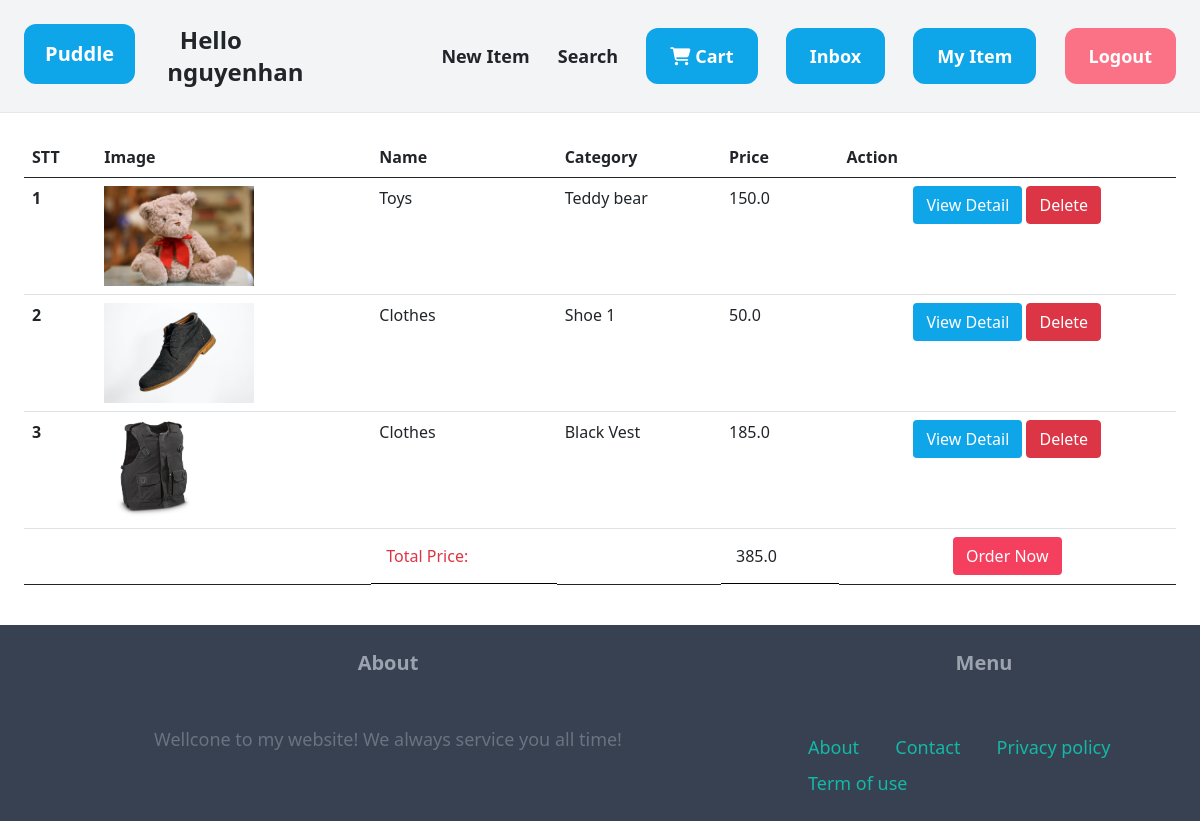
The app's page /items/cart/ (signed in) with its own data.
### item/models.py (models this page shows, shortened)
class Item(models.Model):
    category = models.ForeignKey(Category, related_name='items' ,on_delete=models.CASCADE)
    name = models.CharField(max_length=255)
    description = models.TextField(blank=True , null=True)
    price = models.FloatField()
    is_sold = models.BooleanField(default=False)
    image = models.ImageField(upload_to='items_image', blank=True,null=True)
    created_by = models.ForeignKey(User , related_name='items',on_delete=models.CASCADE)
    created_at = models.DateTimeField(auto_now_add=True)

class Category(models.Model):
    name = models.CharField(max_length=255)
    class Meta:
        ordering = ('name',) # Sắp xếp theo tên
        verbose_name_plural = 'Categories' # Thay đổi lại tên hiển thị trong adminpage
    def __str__(self):
        return self.name

### item/views.py (the view)
# urls.py: path('cart/' , views.cart , name = 'cart'),
@login_required
def cart(request):
    cart = Cart.objects.filter(user = request.user)[0]
    items = cart.items.all()
    total_price = sum([x.price for x in items])
    stt = range(1 , len(items) + 1)
    items = zip(items, stt)
    return render(request, 'item/cart.html' , {
        'cart' : cart,
        'items' : items,
        'total_price' : total_price
    })

### item/templates/item/cart.html (shortened to what this page needs)
{% extends 'core/base.html' %}
{% block content %}
  <table class="table">
    <thead>
      <tr>
        <th scope="col">STT</th>
        <th scope="col">Image</th>
        <th scope="col">Name</th>
        <th scope="col">Category</th>
        <th scope="col">Price</th>
        <th scope="col">Action</th>
      </tr>
    </thead>
    <tbody id="tbody">
      {% for item, stt in items %}
        <tr>
          <th scope="row">{{ stt }}</th>
          <td class="text-center">
            <img style=" height: 100px;" src="{{ item.image.url }}" />
          </td>
          <td>{{ item.category }}</td>
          <td>{{ item.name }}</td>
          <td>{{ item.price }}</td>
          <td class="text-center">
            <a class="btn bg-sky-500 text-center text-white" href="{% url 'item:detail' item.id %}">View Detail</a>
            <button data-item-id="{{ stt }}" class="delete-item btn btn-danger text-center text-white">Delete</button>
          </td>
        </tr>
      {% endfor %}
      <tr class="">
        <th scope="row"></th>
        <td></td>
        <td style="padding: 15px; border-bottom-color: black;" class="text-danger d-block">Total Price:</td>
        <td></td>
        <td style="padding: 15px; border-bottom-color: black;" class="d-block" id="price">{{ total_price }}</td>
        <td class="text-center">
          <a class="btn bg-rose-500 text-white">Order Now</a>
        </td>
      </tr>
    </tbody>
  </table>
{% endblock %}

### core/templates/core/base.html (shortened to what this page needs)
<!DOCTYPE html>
<html lang="en">
<head>
    <script src="https://cdn.tailwindcss.com"></script>
    <link rel="stylesheet" href="https://cdnjs.cloudflare.com/ajax/libs/font-awesome/6.4.2/css/all.min.css" />
    <link href="https://cdn.jsdelivr.net/npm/bootstrap@5.0.2/dist/css/bootstrap.min.css" rel="stylesheet">
</head>
<body >
    <nav class="py-6 px-6 flex bg-gray-100 justify-between items-center border-b border-grey-200">
        <div class="grid grid-cols-2 gap-2 space-x-6 w-1/5">
            <div><a href="/" class="px-3 py-3 bg-sky-500 text-center text-white rounded-xl d-block text-xl font-semibold">Puddle</a></div>
            <p class="font-semibold text-center text-2xl block">Hello {{ request.user.username }}</p>
        </div>
        <div class="space-x-6">
            <a href="{% url 'item:new' %}" class= "text-lg font-semibold hover:text-grey-500">New Item</a>
            <a href="{% url 'item:items' %}" class= "text-lg font-semibold hover:text-grey-500">Search</a>
            {% if request.user.is_authenticated %}
                <a href="{% url 'item:cart' %}" class ="px-6 py-3 text-lg font-semibold bg-sky-500 text-white rounded-xl hover:bg-sky-700"><i class="fa-solid fa-cart-shopping"></i> Cart</a>
                <a href="{% url 'conversation:inbox' %}" class ="px-6 py-3 text-lg font-semibold bg-sky-500 text-white rounded-xl hover:bg-sky-700">Inbox</a>
                <a href="{% url 'dashboard:index' %}" class ="px-6 py-3 text-lg font-semibold bg-sky-500 text-white rounded-xl hover:bg-sky-700">My Item</a>
                <a href="{% url 'core:logout' %}" class ="px-6 py-3 text-lg font-semibold bg-rose-400 text-white rounded-xl hover:bg-rose-500">Logout</a>
            {% else %}
                <a href="{% url 'core:signup' %}" class ="px-6 py-3 text-lg font-semibold bg-sky-500 text-white rounded-xl hover:bg-sky-700">Sign up</a>
                <a href="{% url 'core:login' %}" class ="px-6 py-3 text-lg font-semibold bg-gray-500 text-white rounded-xl hover:bg-gray-700">Log in</a>
            {%endif%}
        </div>
    </nav>
    <div class="px-6 py-6">
        {% block content %}
        {% endblock %}
    </div>
    <footer class ="py-6 px-6 flex justify-between bg-gray-700">
        <div class ="w-2/3 pr-10">
            <h3 class="mb-5 font-semibold text-gray-400 text-center text-xl">About</h3>
            <p class="text-lg text-gray-500 text-center">Wellcone to my website! We always service you all time!</p>
        </div>
        <div class="w-1/3">
            <h3 class="mb-5 font-semibold text-gray-400 text-xl text-center">Menu</h3>
            <ul class="space-y-2">
                <li class="d-inline-block"><a href="#" class="text-lg text-teal-500 p-3 hover:text-teal-700">About</a></li>
                <li class="d-inline-block"><a href="{% url 'core:contact' %}" class="text-lg p-3 text-teal-500 hover:text-teal-700">Contact</a></li>
                <li class="d-inline-block"><a href="#" class="text-lg text-teal-500  p-3 hover:text-teal-700">Privacy policy</a></li>
                <li class="d-inline-block"><a href="#" class="text-lg text-teal-500  p-3 hover:text-teal-700">Term of use</a></li>
            </ul>
        </div>
    </footer>
</body>
</html>

### records on screen
Item: stt "1", image (picture), category "Toys", name "Teddy bear", price "150.0"
Item: id "2", image (picture), category "Clothes", name "Shoe 1", price "50.0"
Item: stt "3", image (picture), category "Clothes", name "Black Vest", price "185.0"

### other values on screen
{{ request.user.username }} "nguyenhan"
{{ total_price }} "385.0"
